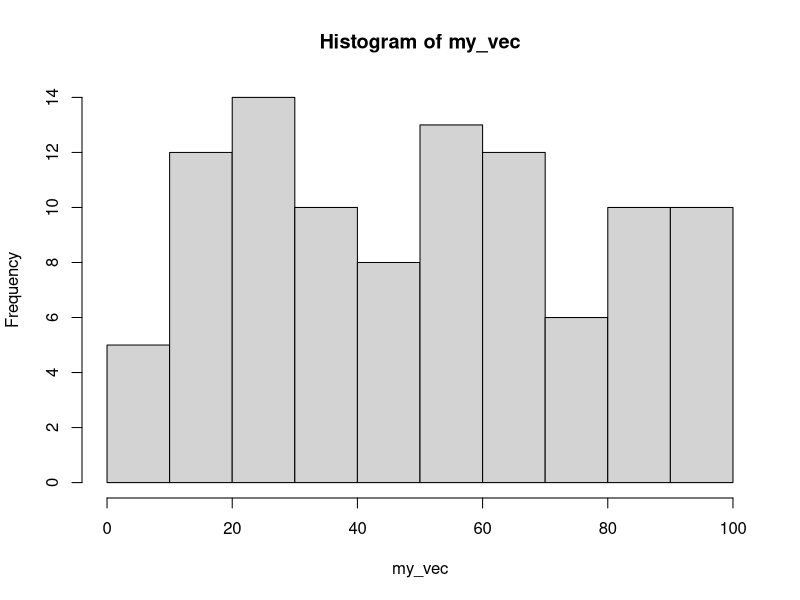
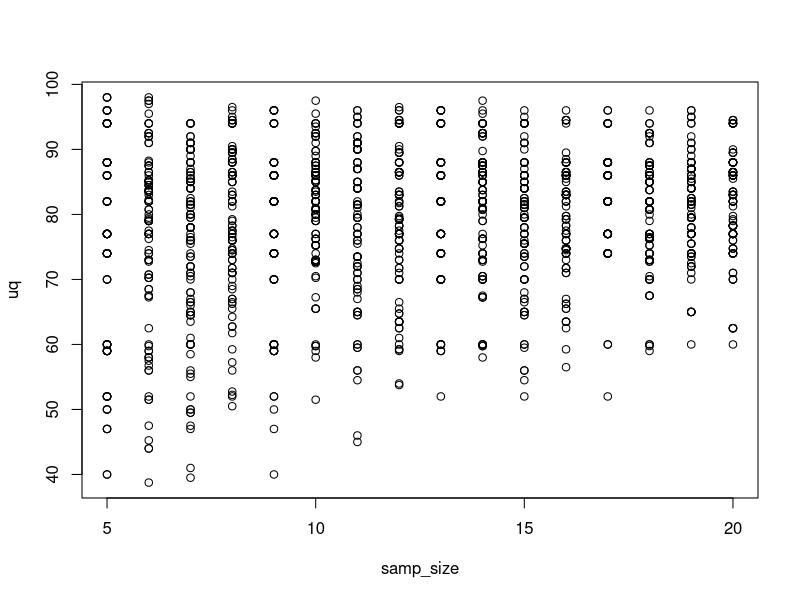

The R source for these figures, in order:
## ---- chunk 1
knitr::opts_chunk$set(echo = TRUE)
knitr::opts_chunk$set(eval = TRUE)
library(tidyverse)
## ---- chunk 2
my_vec <- runif(100, 0, 100)

str(my_vec)
summary(my_vec)

#str shows what information is in the vector and its length. summary 
#gives information about the distribution of the data
## ---- chunk 3
hist(my_vec)

#This is a histogram of my_vec
#showing frequently data occurs in a set of bins
## ---- chunk 4
data(mtcars)
class(mtcars)
str(mtcars)
summary(mtcars)


#mtcars is a data frame with 32 values in 11 columns. The values
#are numeric, and summary shows me how they are distributed
## ---- chunk 5
#data.frames are both lists and matrices, and are fundamental to most of the modeling
#in R
## ---- chunk 6
vole_vaso <- c(98,96,94,88,86,82,77,74,70,60,
           59,52,50,47,40,35,29,13,6,5)
## ---- chunk 7
quantile(vole_vaso, probs = 0.75)
## ---- chunk 8
vole_sim <- data.frame(samp_size = rep(5:20, 100)) %>%
  mutate(sims = 1:n())
## ---- chunk 9
vole_sim <- vole_sim %>%
 # group_by(1:n()) %>%
 # group_by(1:sims) %>%
  rowwise() %>%
  mutate(uq = quantile(sample(vole_vaso, samp_size, replace=T), probs=0.75)) %>%
  ungroup()
## ---- chunk 10
plot(uq ~ samp_size, data=vole_sim)
## ---- chunk 11
vole_sim_summarize <- vole_sim %>%
  group_by(samp_size) %>%
  summarize(uq_se = sd(uq)) %>%
  ungroup()
